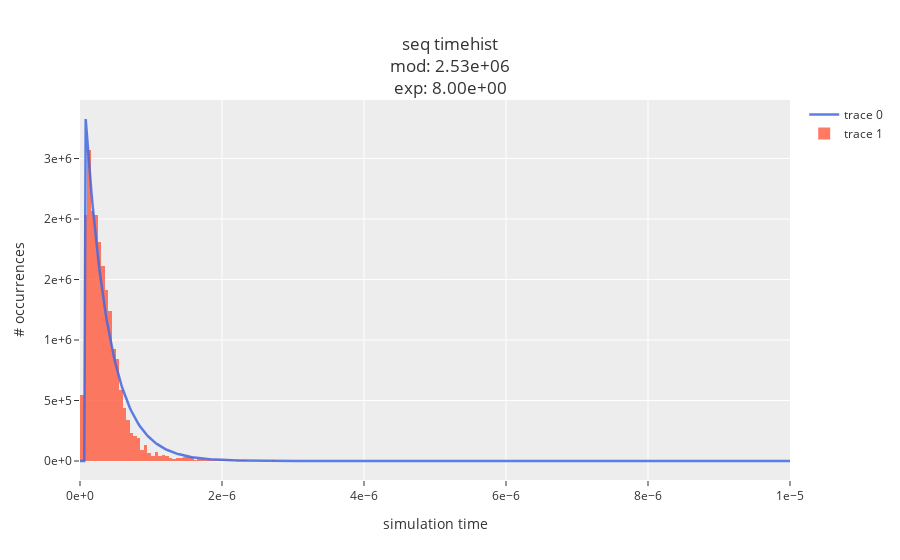

The cell this chart's notebook holds for it:
### Code cell
mod = 1/rve.mean()
ht(tau, rve, OZZ.runtime, exp=8,mod=mod)

### Figure 1 — Plotly figure (JSON) as saved in the notebook; plotly's stock layout.template omitted (floating-point values rounded to 4 significant figures; data arrays with more than 128 entries replaced by an {"elided": "..."} marker saying what was removed)
{"data": [{"line": {"color": "royalblue", "width": 2.5}, "opacity": 0.85, "type": "scatter", "x": {"elided": "500 float values"}, "y": {"elided": "500 float values"}}, {"histnorm": "probability density", "marker": {"color": "tomato"}, "nbinsx": 150, "opacity": 0.85, "type": "histogram", "x": {"elided": "10000 float values"}}], "layout": {"title": {"text": "seq timehist<br>mod: 2.53e+06<br>exp: 8.00e+00"}, "xaxis": {"tickformat": ".0e", "title": {"text": "simulation time"}}, "yaxis": {"tickformat": ".0e", "title": {"text": "# occurrences"}}}}
